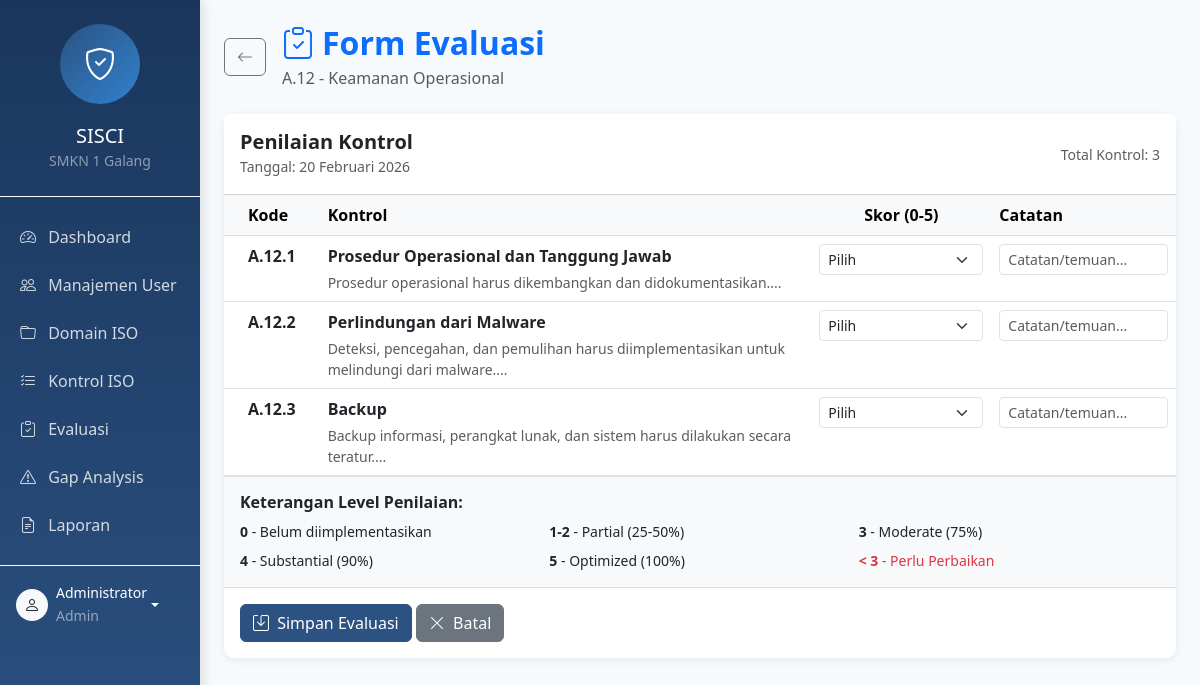
The page /index.php?page=evaluasi&action=form&domain_id=8&tanggal=2026-02-20 (signed in) on the database its author committed.
### tables this page shows
CREATE TABLE domain_iso (
    id INT AUTO_INCREMENT PRIMARY KEY COMMENT 'ID unik domain',
    kode_domain VARCHAR(20) NOT NULL UNIQUE COMMENT 'Kode domain ISO (contoh: A.5, A.6)',
    nama_domain VARCHAR(200) NOT NULL COMMENT 'Nama domain/kategori',
    deskripsi TEXT COMMENT 'Deskripsi detail domain',
    created_at TIMESTAMP DEFAULT CURRENT_TIMESTAMP COMMENT 'Waktu pembuatan',
    updated_at TIMESTAMP DEFAULT CURRENT_TIMESTAMP ON UPDATE CURRENT_TIMESTAMP COMMENT 'Waktu terakhir update',
    
    INDEX idx_kode (kode_domain)
);

CREATE TABLE kontrol_iso (
    id INT AUTO_INCREMENT PRIMARY KEY COMMENT 'ID unik kontrol',
    domain_id INT NOT NULL COMMENT 'ID domain (FK ke domain_iso)',
    kode_kontrol VARCHAR(30) NOT NULL COMMENT 'Kode kontrol (contoh: A.5.1, A.5.2)',
    nama_kontrol VARCHAR(255) NOT NULL COMMENT 'Nama/judul kontrol',
    deskripsi TEXT COMMENT 'Deskripsi detail kontrol',
    level_maksimal INT DEFAULT 5 COMMENT 'Level maksimal penilaian (default 5)',
    created_at TIMESTAMP DEFAULT CURRENT_TIMESTAMP COMMENT 'Waktu pembuatan',
    updated_at TIMESTAMP DEFAULT CURRENT_TIMESTAMP ON UPDATE CURRENT_TIMESTAMP COMMENT 'Waktu terakhir update',
    
    FOREIGN KEY (domain_id) REFERENCES domain_iso(id) ON DELETE CASCADE ON UPDATE CASCADE,
    INDEX idx_domain (domain_id),
    INDEX idx_kode_kontrol (kode_kontrol)
);

### controllers/EvaluasiController.php (called while the page is built, shortened)
<?php
require_once __DIR__ . '/../models/DomainModel.php';
require_once __DIR__ . '/../models/KontrolModel.php';
class EvaluasiController {
    private $domainModel;
    private $kontrolModel;
    public function __construct() {
        $this->domainModel = new DomainModel();
        $this->kontrolModel = new KontrolModel();
    }
    public function formEvaluasi() {
        $domainId = intval($_GET['domain_id'] ?? 0);
        $tanggal = $_GET['tanggal'] ?? date('Y-m-d');
        $domain = $this->domainModel->getById($domainId);
        $kontrols = $this->kontrolModel->getWithEvaluasi($domainId, $tanggal);
        include __DIR__ . '/../views/evaluasi/form.php';
    }
}

### config/database.php (called while the page is built, shortened)
<?php
class Database {
    private static $instance = null;
    public static function getInstance() {
        if (self::$instance === null) {
            try {
                $dsn = "mysql:host=" . DB_HOST . ";dbname=" . DB_NAME . ";charset=" . DB_CHARSET;
                $options = [
                    PDO::ATTR_ERRMODE => PDO::ERRMODE_EXCEPTION,
                    PDO::ATTR_DEFAULT_FETCH_MODE => PDO::FETCH_ASSOC,
                    PDO::ATTR_EMULATE_PREPARES => false,
                ];
                self::$instance = new PDO($dsn, DB_USER, DB_PASS, $options);
            } catch (PDOException $e) {
                error_log("Koneksi Database Gagal: " . $e->getMessage());
                die("Terjadi kesalahan koneksi database. Silakan coba lagi nanti.");
            }
        }
        return self::$instance;
    }
}
function getDB() {
    return Database::getInstance();
}

### models/DomainModel.php (called while the page is built, shortened)
<?php
require_once __DIR__ . '/../config/database.php';
class DomainModel {
    private $db;
    public function __construct() {
        $this->db = getDB();
    }
    public function getById($id) {
        $stmt = $this->db->prepare("SELECT * FROM domain_iso WHERE id = ?");
        $stmt->execute([$id]);
        return $stmt->fetch();
    }
}

### config/config.php (called while the page is built, shortened)
<?php
function formatDateIndo($date) {
    $bulan = [
        '01' => 'Januari', '02' => 'Februari', '03' => 'Maret',
        '04' => 'April', '05' => 'Mei', '06' => 'Juni',
        '07' => 'Juli', '08' => 'Agustus', '09' => 'September',
        '10' => 'Oktober', '11' => 'November', '12' => 'Desember'
    ];
    $d = date('d', strtotime($date));
    $m = date('m', strtotime($date));
    $y = date('Y', strtotime($date));
    return $d . ' ' . $bulan[$m] . ' ' . $y;
}

### models/KontrolModel.php (called while the page is built, shortened)
<?php
require_once __DIR__ . '/../config/database.php';
class KontrolModel {
    private $db;
    public function __construct() {
        $this->db = getDB();
    }
    public function getWithEvaluasi($domainId, $tanggal = null) {
        $sql = "
            SELECT k.*, d.kode_domain, d.nama_domain,
                   e.skor, e.catatan, e.status, e.auditor_id, e.tanggal,
                   u.nama as nama_auditor
            FROM kontrol_iso k
            JOIN domain_iso d ON k.domain_id = d.id
            LEFT JOIN evaluasi e ON k.id = e.kontrol_id
            LEFT JOIN users u ON e.auditor_id = u.id
            WHERE k.domain_id = ?
        ";
        $params = [$domainId];
        if ($tanggal) {
            $sql .= " AND (e.tanggal = ? OR e.tanggal IS NULL)";
            $params[] = $tanggal;
        }
        $sql .= " ORDER BY k.kode_kontrol ASC";
        $stmt = $this->db->prepare($sql);
        $stmt->execute($params);
        return $stmt->fetchAll();
    }
}

### views/evaluasi/form.php (the view, shortened to what this page needs)
<?php
include __DIR__ . '/../layouts/header.php';
?>
<div class="container-fluid">
    <div class="row">
        <?php include __DIR__ . '/../layouts/sidebar.php'; ?>
        <div class="col-md-9 col-lg-10 main-content p-4">
            <div class="d-flex align-items-center mb-4">
                <a href="<?php echo BASE_URL; ?>index.php?page=evaluasi&action=pilih" class="btn btn-outline-secondary me-3">
                    <i class="bi bi-arrow-left"></i>
                </a>
                <div>
                    <h2 class="fw-bold text-primary mb-1">
                        <i class="bi bi-clipboard-check me-2"></i>Form Evaluasi
                    </h2>
                    <p class="text-muted mb-0">
                        <?php echo $domain['kode_domain']; ?> - <?php echo $domain['nama_domain']; ?>
                    </p>
                </div>
            </div>
            <div class="card">
                <div class="card-header bg-white py-3 d-flex justify-content-between align-items-center">
                    <div>
                        <h5 class="fw-bold mb-0">Penilaian Kontrol</h5>
                        <small class="text-muted">Tanggal: <?php echo formatDateIndo($tanggal); ?></small>
                    </div>
                    <div class="text-end">
                        <small class="text-muted d-block">Total Kontrol: <?php echo count($kontrols); ?></small>
                    </div>
                </div>
                <div class="card-body p-0">
                    <?php if (empty($kontrols)): ?>
                        <div class="text-center py-5 text-muted">
                            <i class="bi bi-inbox fs-1 d-block mb-3"></i>
                            <p>Belum ada kontrol untuk domain ini.</p>
                            <a href="<?php echo BASE_URL; ?>index.php?page=kontrol&action=create" class="btn btn-primary">
                                <i class="bi bi-plus-lg me-1"></i>Tambah Kontrol
                            </a>
                        </div>
                    <?php else: ?>
                        <form action="<?php echo BASE_URL; ?>index.php?page=evaluasi&action=simpan" method="POST">
                            <div class="table-responsive">
                                <table class="table table-hover mb-0">
                                    <thead class="table-light">
                                        <tr>
                                            <th class="px-4" style="width: 80px;">Kode</th>
                                            <th>Kontrol</th>
                                            <th class="text-center" style="width: 180px;">Skor (0-5)</th>
                                            <th>Catatan</th>
                                        </tr>
                                    </thead>
                                    <tbody>
                                        <?php foreach ($kontrols as $index => $kontrol):
                                            $existingCatatan = $kontrol['catatan'] ?? '';
                                        ?>
                                        <tr>
                                            <td class="px-4 fw-bold"><?php echo $kontrol['kode_kontrol']; ?></td>
                                            <td>
                                                <strong><?php echo $kontrol['nama_kontrol']; ?></strong>
                                                <?php if (!empty($kontrol['deskripsi'])): ?>
                                                    <small class="d-block text-muted mt-1">
                                                        <?php echo substr(strip_tags($kontrol['deskripsi']), 0, 100) . '...'; ?>
                                                    </small>
                                                <?php endif; ?>
                                            </td>
                                            <td class="text-center">
                                                <select class="form-select form-select-sm skor-select"
                                                        name="skor[<?php echo $kontrol['id']; ?>]"
                                                        data-kontrol="<?php echo $kontrol['kode_kontrol']; ?>">
                                                    <option value="">Pilih</option>
                                                </select>
                                            </td>
                                            <td>
                                                <input type="text"
                                                       class="form-control form-control-sm"
                                                       name="catatan[<?php echo $kontrol['id']; ?>]"
                                                       value="<?php echo htmlspecialchars($existingCatatan); ?>"
                                                       placeholder="Catatan/temuan...">
                                            </td>
                                        </tr>
                                        <?php endforeach; ?>
                                    </tbody>
                                </table>
                            </div>
                            <div class="p-3 bg-light border-top">
                                <h6 class="fw-bold mb-2">Keterangan Level Penilaian:</h6>
                                <div class="row g-2 small">
                                    <div class="col-md-4"><strong>0</strong> - Belum diimplementasikan</div>
                                    <div class="col-md-4"><strong>1-2</strong> - Partial (25-50%)</div>
                                    <div class="col-md-4"><strong>3</strong> - Moderate (75%)</div>
                                    <div class="col-md-4"><strong>4</strong> - Substantial (90%)</div>
                                    <div class="col-md-4"><strong>5</strong> - Optimized (100%)</div>
                                    <div class="col-md-4 text-danger"><strong>&lt; 3</strong> - Perlu Perbaikan</div>
                                </div>
                            </div>
                            <div class="p-3 border-top">
                                <button type="submit" class="btn btn-primary">
                                    <i class="bi bi-save me-1"></i>
                                    Simpan Evaluasi
                                </button>
                                <a href="<?php echo BASE_URL; ?>index.php?page=evaluasi&action=pilih" class="btn btn-secondary">
                                    <i class="bi bi-x-lg me-1"></i>
                                    Batal
                                </a>
                            </div>
                        </form>
                    <?php endif; ?>
                </div>
            </div>
        </div>
    </div>
</div>
<?php
include __DIR__ . '/../layouts/footer.php';

### views/layouts/header.php (style rules this page uses)
:root { --primary-color: #2c5282; --secondary-color: #4a5568; --success-color: #38a169; --info-color: #3182ce; --warning-color: #d69e2e; --danger-color: #e53e3e; --light-bg: #f7fafc; }
body { font-family: 'Segoe UI', Tahoma, Geneva, Verdana, sans-serif; background-color: var(--light-bg); }
.card { border: none; border-radius: 10px; box-shadow: 0 2px 8px rgba(0,0,0,0.08); transition: transform 0.2s ease, box-shadow 0.2s ease; }
.btn { border-radius: 6px; font-weight: 500; transition: all 0.3s ease; }
.btn-primary { background-color: var(--primary-color); border-color: var(--primary-color); }

### rows shown on the page
domain_iso: kode_domain "A.12", nama_domain "Keamanan Operasional"
kontrol_iso: kode_kontrol "A.12.1", nama_kontrol "Prosedur Operasional dan Tanggung Jawab", deskripsi "Prosedur operasional harus dikembangkan dan didokumentasikan."
kontrol_iso: kode_kontrol "A.12.2", nama_kontrol "Perlindungan dari Malware", deskripsi "Deteksi, pencegahan, dan pemulihan harus diimplementasikan untuk melindungi dari malware."
kontrol_iso: kode_kontrol "A.12.3", nama_kontrol "Backup", deskripsi "Backup informasi, perangkat lunak, dan sistem harus dilakukan secara teratur."

### other values the page prints
$currentUser['nama'] "Administrator"
$currentUser['role'] "Admin"
formatDateIndo($tanggal) "20 Februari 2026"
count($kontrols) "3"
